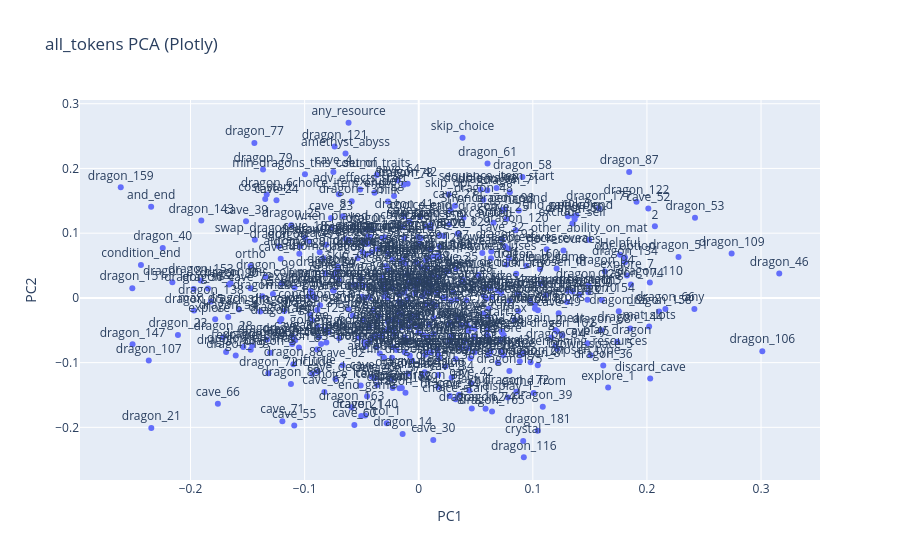
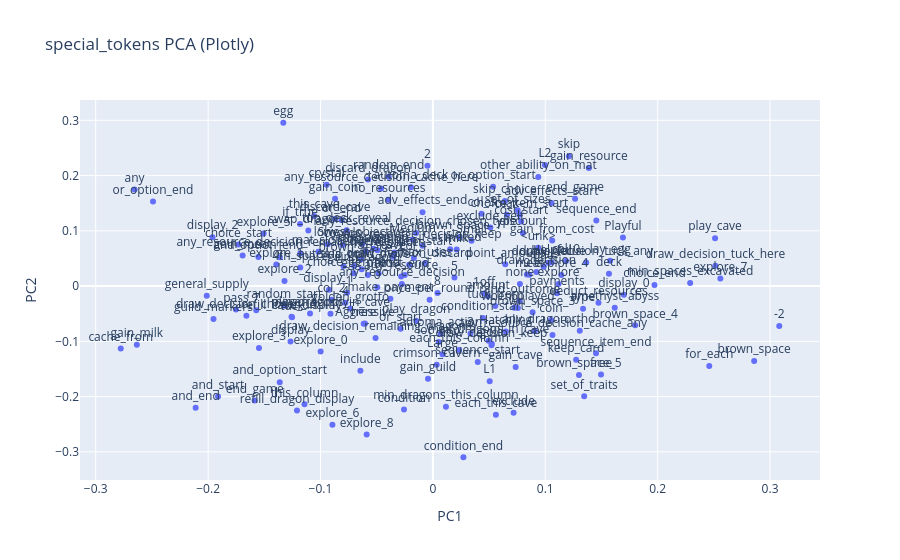
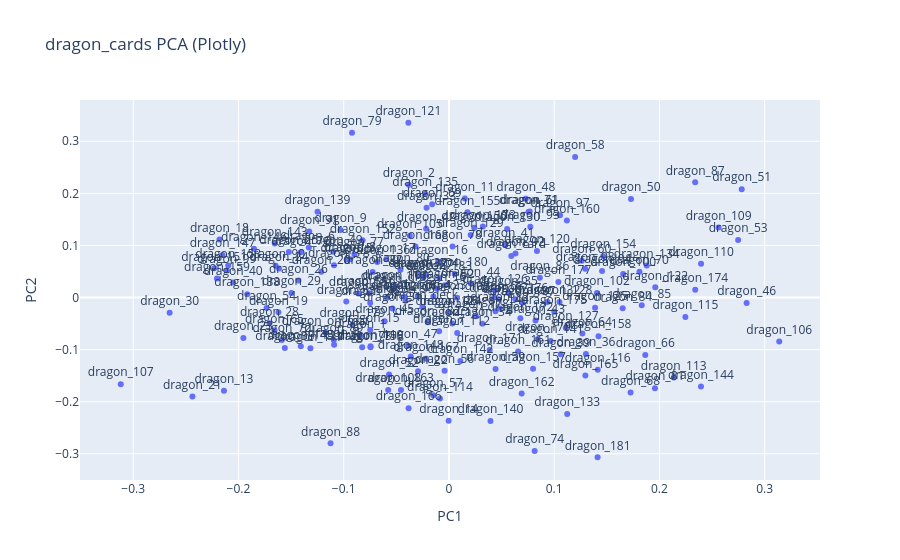
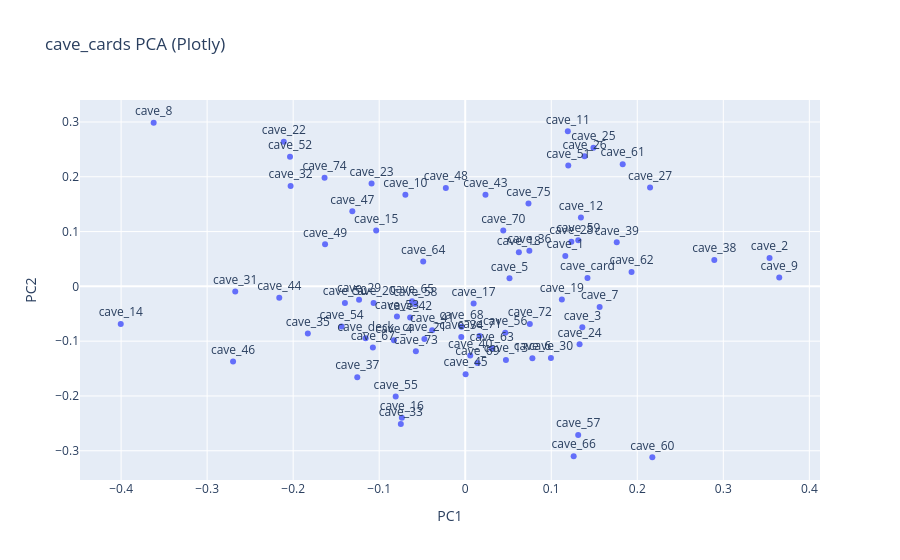

The notebook cell saved with these charts, in order:
### Code cell
model_path = r"checkpoints\ppo\ppo_update_180_2376960_eval_0.477.pt"
summary = visualize_token_embeddings(model_path)
summary

### Figure 1 — Plotly figure (JSON) as saved in the notebook; plotly's stock layout.template omitted (floating-point values rounded to 4 significant figures; data arrays with more than 128 entries replaced by an {"elided": "..."} marker saying what was removed)
{"data": [{"hovertemplate": "PC1=%{x}<br>PC2=%{y}<br>label=%{text}<extra></extra>", "legendgroup": "", "marker": {"color": "#636efa", "symbol": "circle"}, "mode": "markers+text", "name": "", "orientation": "v", "showlegend": false, "text": {"elided": "442 str values"}, "textposition": "top center", "type": "scatter", "x": {"elided": "442 float values"}, "xaxis": "x", "y": {"elided": "442 float values"}, "yaxis": "y"}], "layout": {"legend": {"tracegroupgap": 0}, "showlegend": false, "title": {"text": "all_tokens PCA (Plotly)"}, "xaxis": {"anchor": "y", "domain": [0, 1], "title": {"text": "PC1"}}, "yaxis": {"anchor": "x", "domain": [0, 1], "title": {"text": "PC2"}}}}

### Figure 2 — Plotly figure (JSON) as saved in the notebook; plotly's stock layout.template omitted (floating-point values rounded to 4 significant figures; data arrays with more than 128 entries replaced by an {"elided": "..."} marker saying what was removed)
{"data": [{"hovertemplate": "PC1=%{x}<br>PC2=%{y}<br>label=%{text}<extra></extra>", "legendgroup": "", "marker": {"color": "#636efa", "symbol": "circle"}, "mode": "markers+text", "name": "", "orientation": "v", "showlegend": false, "text": {"elided": "179 str values"}, "textposition": "top center", "type": "scatter", "x": {"elided": "179 float values"}, "xaxis": "x", "y": {"elided": "179 float values"}, "yaxis": "y"}], "layout": {"legend": {"tracegroupgap": 0}, "showlegend": false, "title": {"text": "special_tokens PCA (Plotly)"}, "xaxis": {"anchor": "y", "domain": [0, 1], "title": {"text": "PC1"}}, "yaxis": {"anchor": "x", "domain": [0, 1], "title": {"text": "PC2"}}}}

### Figure 3 — Plotly figure (JSON) as saved in the notebook; plotly's stock layout.template omitted (floating-point values rounded to 4 significant figures; data arrays with more than 128 entries replaced by an {"elided": "..."} marker saying what was removed)
{"data": [{"hovertemplate": "PC1=%{x}<br>PC2=%{y}<br>label=%{text}<extra></extra>", "legendgroup": "", "marker": {"color": "#636efa", "symbol": "circle"}, "mode": "markers+text", "name": "", "orientation": "v", "showlegend": false, "text": {"elided": "186 str values"}, "textposition": "top center", "type": "scatter", "x": {"elided": "186 float values"}, "xaxis": "x", "y": {"elided": "186 float values"}, "yaxis": "y"}], "layout": {"legend": {"tracegroupgap": 0}, "showlegend": false, "title": {"text": "dragon_cards PCA (Plotly)"}, "xaxis": {"anchor": "y", "domain": [0, 1], "title": {"text": "PC1"}}, "yaxis": {"anchor": "x", "domain": [0, 1], "title": {"text": "PC2"}}}}

### Figure 4 — Plotly figure (JSON) as saved in the notebook; plotly's stock layout.template omitted (floating-point values rounded to 4 significant figures)
{"data": [{"hovertemplate": "PC1=%{x}<br>PC2=%{y}<br>label=%{text}<extra></extra>", "legendgroup": "", "marker": {"color": "#636efa", "symbol": "circle"}, "mode": "markers+text", "name": "", "orientation": "v", "showlegend": false, "text": ["cave_deck", "cave_card", "cave_1", "cave_2", "cave_3", "cave_4", "cave_5", "cave_6", "cave_7", "cave_8", "cave_9", "cave_10", "cave_11", "cave_12", "cave_13", "cave_14", "cave_15", "cave_16", "cave_17", "cave_18", "cave_19", "cave_20", "cave_21", "cave_22", "cave_23", "cave_24", "cave_25", "cave_26", "cave_27", "cave_28", "cave_29", "cave_30", "cave_31", "cave_32", "cave_33", "cave_34", "cave_35", "cave_36", "cave_37", "cave_38", "cave_39", "cave_40", "cave_41", "cave_42", "cave_43", "cave_44", "cave_45", "cave_46", "cave_47", "cave_48", "cave_49", "cave_50", "cave_51", "cave_52", "cave_53", "cave_54", "cave_55", "cave_56", "cave_57", "cave_58", "cave_59", "cave_60", "cave_61", "cave_62", "cave_63", "cave_64", "cave_65", "cave_66", "cave_67", "cave_68", "cave_69", "cave_70", "cave_71", "cave_72", "cave_73", "cave_74", "cave_75"], "textposition": "top center", "type": "scatter", "x": [-0.1158, 0.1421, 0.1163, 0.3537, 0.1361, -0.08284, 0.05147, 0.07808, 0.1563, -0.3622, 0.365, -0.06956, 0.1193, 0.1345, 0.04732, -0.4004, -0.1035, -0.07366, 0.00975, 0.06235, 0.1123, -0.1065, -0.04746, -0.2109, -0.1089, 0.1329, 0.1491, 0.1388, 0.2148, 0.1234, -0.1234, 0.09962, -0.2673, -0.203, -0.07484, -0.004576, -0.1829, 0.07455, -0.1255, 0.2895, 0.1761, 0.005829, -0.03841, -0.06404, 0.02354, -0.2161, 0.0004659, -0.2698, -0.1312, -0.02254, -0.1629, -0.1398, 0.1198, -0.2037, -0.07936, -0.1438, -0.08081, 0.04652, 0.1313, -0.05805, 0.1314, 0.2175, 0.1831, 0.1933, 0.03074, -0.04883, -0.06177, 0.1261, -0.1074, -0.00432, 0.01426, 0.04423, 0.0167, 0.07508, -0.05737, -0.1635, 0.07353], "xaxis": "x", "y": [-0.09471, 0.01521, 0.05528, 0.0519, -0.07478, -0.09846, 0.0146, -0.1311, -0.03772, 0.2986, 0.01609, 0.1672, 0.2831, 0.1258, -0.1345, -0.06846, 0.1022, -0.2397, -0.03127, 0.06218, -0.02375, -0.03022, -0.0959, 0.2641, 0.1877, -0.1058, 0.253, 0.2374, 0.1803, 0.08154, -0.02454, -0.1306, -0.009148, 0.183, -0.2514, -0.0925, -0.08588, 0.06514, -0.1659, 0.04826, 0.08033, -0.1262, -0.08, -0.05693, 0.1674, -0.02093, -0.1603, -0.1373, 0.1369, 0.1795, 0.07673, -0.03054, 0.2204, 0.2366, -0.05485, -0.07346, -0.2011, -0.08456, -0.2715, -0.03236, 0.08426, -0.3119, 0.223, 0.02635, -0.1132, 0.04527, -0.02697, -0.3099, -0.1117, -0.0735, -0.1398, 0.102, -0.09046, -0.06883, -0.1186, 0.1984, 0.1514], "yaxis": "y"}], "layout": {"legend": {"tracegroupgap": 0}, "showlegend": false, "title": {"text": "cave_cards PCA (Plotly)"}, "xaxis": {"anchor": "y", "domain": [0, 1], "title": {"text": "PC1"}}, "yaxis": {"anchor": "x", "domain": [0, 1], "title": {"text": "PC2"}}}}
